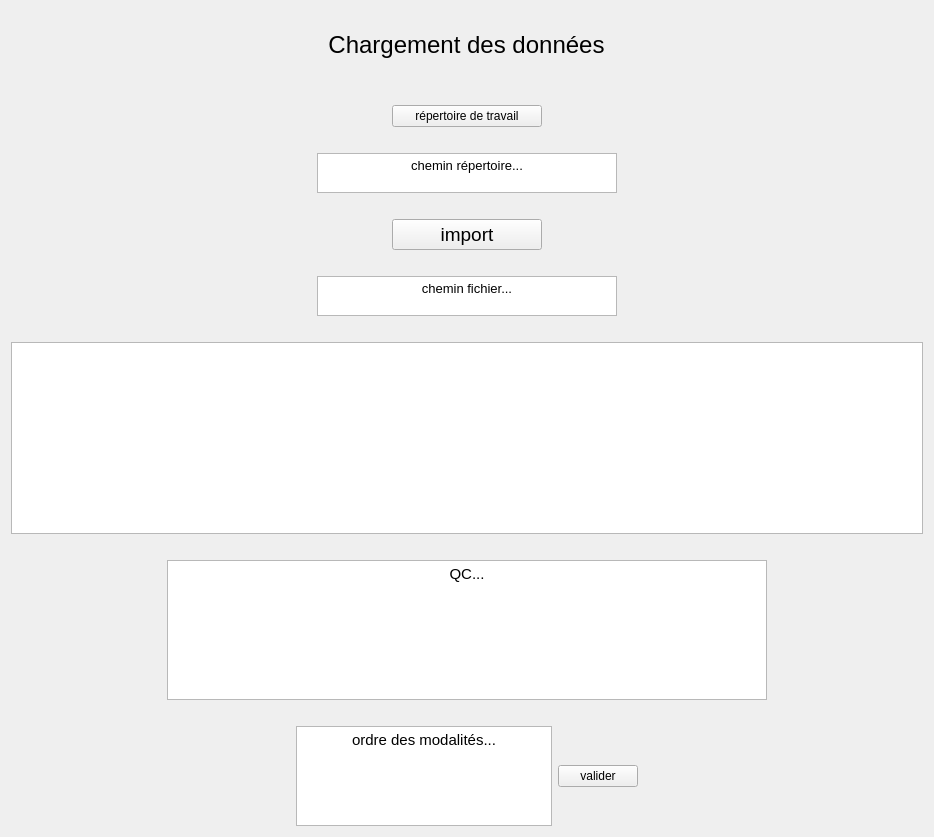
      <widget class="QWidget" name="page">
       <layout class="QGridLayout" name="gridLayout_2">
        <item row="6" column="1">
         <spacer name="verticalSpacer_10">
          <property name="orientation">
           <enum>Qt::Vertical</enum>
          </property>
          <property name="sizeType">
           <enum>QSizePolicy::Fixed</enum>
          </property>
          <property name="sizeHint" stdset="0">
           <size>
            <width>20</width>
            <height>20</height>
           </size>
          </property>
         </spacer>
        </item>
        <item row="1" column="1">
         <layout class="QHBoxLayout" name="horizontalLayout_36">
          <item>
           <widget class="QLabel" name="titre_page1">
            <property name="sizePolicy">
             <sizepolicy hsizetype="Minimum" vsizetype="Preferred">
              <horstretch>0</horstretch>
              <verstretch>0</verstretch>
             </sizepolicy>
            </property>
            <property name="minimumSize">
             <size>
              <width>50</width>
              <height>0</height>
             </size>
            </property>
            <property name="maximumSize">
             <size>
              <width>375</width>
              <height>16777215</height>
             </size>
            </property>
            <property name="font">
             <font>
              <pointsize>18</pointsize>
             </font>
            </property>
            <property name="layoutDirection">
             <enum>Qt::LeftToRight</enum>
            </property>
            <property name="autoFillBackground">
             <bool>true</bool>
            </property>
            <property name="text">
             <string>Chargement des données</string>
            </property>
            <property name="scaledContents">
             <bool>false</bool>
            </property>
            <property name="alignment">
             <set>Qt::AlignCenter</set>
            </property>
            <property name="wordWrap">
             <bool>false</bool>
            </property>
           </widget>
          </item>
         </layout>
        </item>
        <item row="20" column="0" colspan="3">
         <layout class="QHBoxLayout" name="horizontalLayout_28">
          <item>
           <spacer name="horizontalSpacer_41">
            <property name="orientation">
             <enum>Qt::Horizontal</enum>
            </property>
            <property name="sizeType">
             <enum>QSizePolicy::Minimum</enum>
            </property>
            <property name="sizeHint" stdset="0">
             <size>
              <width>40</width>
              <height>20</height>
             </size>
            </property>
           </spacer>
          </item>
          <item>
           <widget class="QTextEdit" name="textEdit3_page1">
            <property name="sizePolicy">
             <sizepolicy hsizetype="Minimum" vsizetype="Minimum">
              <horstretch>0</horstretch>
              <verstretch>0</verstretch>
             </sizepolicy>
            </property>
            <property name="minimumSize">
             <size>
              <width>0</width>
              <height>10</height>
             </size>
            </property>
            <property name="maximumSize">
             <size>
              <width>600</width>
              <height>140</height>
             </size>
            </property>
            <property name="font">
             <font>
              <pointsize>11</pointsize>
             </font>
            </property>
            <property name="markdown">
             <string>QC...

</string>
            </property>
            <property name="html">
             <string>&lt;!DOCTYPE HTML PUBLIC &quot;-//W3C//DTD HTML 4.0//EN&quot; &quot;http://www.w3.org/TR/REC-html40/strict.dtd&quot;&gt;
&lt;html&gt;&lt;head&gt;&lt;meta name=&quot;qrichtext&quot; content=&quot;1&quot; /&gt;&lt;style type=&quot;text/css&quot;&gt;
p, li { white-space: pre-wrap; }
&lt;/style&gt;&lt;/head&gt;&lt;body style=&quot; font-family:'MS Shell Dlg 2'; font-size:11pt; font-weight:400; font-style:normal;&quot;&gt;
&lt;p align=&quot;center&quot; style=&quot; margin-top:7px; margin-bottom:0px; margin-left:0px; margin-right:0px; -qt-block-indent:0; text-indent:0px;&quot;&gt;QC...&lt;/p&gt;&lt;/body&gt;&lt;/html&gt;</string>
            </property>
           </widget>
          </item>
          <item>
           <spacer name="horizontalSpacer_12">
            <property name="orientation">
             <enum>Qt::Horizontal</enum>
            </property>
            <property name="sizeType">
             <enum>QSizePolicy::Minimum</enum>
            </property>
            <property name="sizeHint" stdset="0">
             <size>
              <width>40</width>
              <height>20</height>
             </size>
            </property>
           </spacer>
          </item>
         </layout>
        </item>
        <item row="0" column="1">
         <spacer name="verticalSpacer_5">
          <property name="orientation">
           <enum>Qt::Vertical</enum>
          </property>
          <property name="sizeType">
           <enum>QSizePolicy::Minimum</enum>
          </property>
          <property name="sizeHint" stdset="0">
           <size>
            <width>20</width>
            <height>20</height>
           </size>
          </property>
         </spacer>
        </item>
        <item row="16" column="1">
         <spacer name="verticalSpacer_28">
          <property name="orientation">
           <enum>Qt::Vertical</enum>
          </property>
          <property name="sizeType">
           <enum>QSizePolicy::Minimum</enum>
          </property>
          <property name="sizeHint" stdset="0">
           <size>
            <width>20</width>
            <height>20</height>
           </size>
          </property>
         </spacer>
        </item>
        <item row="4" column="1">
         <layout class="QHBoxLayout" name="horizontalLayout_30">
          <item>
           <spacer name="horizontalSpacer_42">
            <property name="orientation">
             <enum>Qt::Horizontal</enum>
            </property>
            <property name="sizeType">
             <enum>QSizePolicy::Minimum</enum>
            </property>
            <property name="sizeHint" stdset="0">
             <size>
              <width>40</width>
              <height>20</height>
             </size>
            </property>
           </spacer>
          </item>
          <item>
           <widget class="QPushButton" name="dir_page1">
            <property name="sizePolicy">
             <sizepolicy hsizetype="Fixed" vsizetype="Fixed">
              <horstretch>0</horstretch>
              <verstretch>0</verstretch>
             </sizepolicy>
            </property>
            <property name="minimumSize">
             <size>
              <width>50</width>
              <height>0</height>
             </size>
            </property>
            <property name="maximumSize">
             <size>
              <width>150</width>
              <height>16777215</height>
             </size>
            </property>
            <property name="text">
             <string>répertoire de travail</string>
            </property>
           </widget>
          </item>
          <item>
           <spacer name="horizontalSpacer_53">
            <property name="orientation">
             <enum>Qt::Horizontal</enum>
            </property>
            <property name="sizeType">
             <enum>QSizePolicy::Minimum</enum>
            </property>
            <property name="sizeHint" stdset="0">
             <size>
              <width>40</width>
              <height>20</height>
             </size>
            </property>
           </spacer>
          </item>
         </layout>
        </item>
        <item row="9" column="1">
         <spacer name="verticalSpacer_4">
          <property name="orientation">
           <enum>Qt::Vertical</enum>
          </property>
          <property name="sizeType">
           <enum>QSizePolicy::Minimum</enum>
          </property>
          <property name="sizeHint" stdset="0">
           <size>
            <width>20</width>
            <height>20</height>
           </size>
          </property>
         </spacer>
        </item>
        <item row="23" column="1">
         <layout class="QHBoxLayout" name="horizontalLayout_31">
          <item>
           <spacer name="horizontalSpacer_54">
            <property name="orientation">
             <enum>Qt::Horizontal</enum>
            </property>
            <property name="sizeHint" stdset="0">
             <size>
              <width>40</width>
              <height>20</height>
             </size>
            </property>
           </spacer>
          </item>
          <item>
           <widget class="QTextEdit" name="textEdit4_page1">
            <property name="sizePolicy">
             <sizepolicy hsizetype="Fixed" vsizetype="Fixed">
              <horstretch>0</horstretch>
              <verstretch>0</verstretch>
             </sizepolicy>
            </property>
            <property name="minimumSize">
             <size>
              <width>200</width>
              <height>100</height>
             </size>
            </property>
            <property name="maximumSize">
             <size>
              <width>300</width>
              <height>100</height>
             </size>
            </property>
            <property name="font">
             <font>
              <pointsize>11</pointsize>
             </font>
            </property>
            <property name="markdown">
             <string notr="true">ordre des modalités...

</string>
            </property>
            <property name="html">
             <string>&lt;!DOCTYPE HTML PUBLIC &quot;-//W3C//DTD HTML 4.0//EN&quot; &quot;http://www.w3.org/TR/REC-html40/strict.dtd&quot;&gt;
&lt;html&gt;&lt;head&gt;&lt;meta name=&quot;qrichtext&quot; content=&quot;1&quot; /&gt;&lt;style type=&quot;text/css&quot;&gt;
p, li { white-space: pre-wrap; }
&lt;/style&gt;&lt;/head&gt;&lt;body style=&quot; font-family:'MS Shell Dlg 2'; font-size:11pt; font-weight:400; font-style:normal;&quot;&gt;
&lt;p align=&quot;center&quot; style=&quot; margin-top:7px; margin-bottom:0px; margin-left:0px; margin-right:0px; -qt-block-indent:0; text-indent:0px;&quot;&gt;ordre des modalités...&lt;/p&gt;&lt;/body&gt;&lt;/html&gt;</string>
            </property>
            <property name="overwriteMode">
             <bool>false</bool>
            </property>
            <property name="textInteractionFlags">
             <set>Qt::LinksAccessibleByKeyboard|Qt::LinksAccessibleByMouse|Qt::TextBrowserInteraction|Qt::TextEditable|Qt::TextEditorInteraction|Qt::TextSelectableByKeyboard|Qt::TextSelectableByMouse</set>
            </property>
           </widget>
          </item>
          <item>
           <widget class="QPushButton" name="validation_page1">
            <property name="sizePolicy">
             <sizepolicy hsizetype="Fixed" vsizetype="Fixed">
              <horstretch>0</horstretch>
              <verstretch>0</verstretch>
             </sizepolicy>
            </property>
            <property name="maximumSize">
             <size>
              <width>100</width>
              <height>16777215</height>
             </size>
            </property>
            <property name="text">
             <string>valider</string>
            </property>
           </widget>
          </item>
          <item>
           <spacer name="horizontalSpacer_55">
            <property name="orientation">
             <enum>Qt::Horizontal</enum>
            </property>
            <property name="sizeHint" stdset="0">
             <size>
              <width>40</width>
              <height>20</height>
             </size>
            </property>
           </spacer>
          </item>
         </layout>
        </item>
        <item row="18" column="0" colspan="3">
         <widget class="QTableView" name="tableView_page1">
          <property name="sizePolicy">
           <sizepolicy hsizetype="Expanding" vsizetype="Expanding">
            <horstretch>0</horstretch>
            <verstretch>0</verstretch>
           </sizepolicy>
          </property>
         </widget>
        </item>
        <item row="3" column="1">
         <spacer name="verticalSpacer_29">
          <property name="orientation">
           <enum>Qt::Vertical</enum>
          </property>
          <property name="sizeType">
           <enum>QSizePolicy::Minimum</enum>
          </property>
          <property name="sizeHint" stdset="0">
           <size>
            <width>20</width>
            <height>40</height>
           </size>
          </property>
         </spacer>
        </item>
        <item row="19" column="1">
         <spacer name="verticalSpacer">
          <property name="orientation">
           <enum>Qt::Vertical</enum>
          </property>
          <property name="sizeType">
           <enum>QSizePolicy::Minimum</enum>
          </property>
          <property name="sizeHint" stdset="0">
           <size>
            <width>20</width>
            <height>20</height>
           </size>
          </property>
         </spacer>
        </item>
        <item row="14" column="1">
         <layout class="QHBoxLayout" name="horizontalLayout_32">
          <item>
           <spacer name="horizontalSpacer_56">
            <property name="orientation">
             <enum>Qt::Horizontal</enum>
            </property>
            <property name="sizeHint" stdset="0">
             <size>
              <width>40</width>
              <height>20</height>
             </size>
            </property>
           </spacer>
          </item>
          <item>
           <widget class="QTextEdit" name="textEdit2_page1">
            <property name="sizePolicy">
             <sizepolicy hsizetype="Expanding" vsizetype="Ignored">
              <horstretch>0</horstretch>
              <verstretch>0</verstretch>
             </sizepolicy>
            </property>
            <property name="minimumSize">
             <size>
              <width>100</width>
              <height>40</height>
             </size>
            </property>
            <property name="maximumSize">
             <size>
              <width>800</width>
              <height>16777215</height>
             </size>
            </property>
            <property name="font">
             <font>
              <pointsize>10</pointsize>
             </font>
            </property>
            <property name="markdown">
             <string>chemin fichier...

</string>
            </property>
            <property name="html">
             <string>&lt;!DOCTYPE HTML PUBLIC &quot;-//W3C//DTD HTML 4.0//EN&quot; &quot;http://www.w3.org/TR/REC-html40/strict.dtd&quot;&gt;
&lt;html&gt;&lt;head&gt;&lt;meta name=&quot;qrichtext&quot; content=&quot;1&quot; /&gt;&lt;style type=&quot;text/css&quot;&gt;
p, li { white-space: pre-wrap; }
&lt;/style&gt;&lt;/head&gt;&lt;body style=&quot; font-family:'MS Shell Dlg 2'; font-size:10pt; font-weight:400; font-style:normal;&quot;&gt;
&lt;p align=&quot;center&quot; style=&quot; margin-top:6px; margin-bottom:0px; margin-left:0px; margin-right:0px; -qt-block-indent:0; text-indent:0px;&quot;&gt;chemin fichier...&lt;/p&gt;&lt;/body&gt;&lt;/html&gt;</string>
            </property>
           </widget>
          </item>
          <item>
           <spacer name="horizontalSpacer_57">
            <property name="orientation">
             <enum>Qt::Horizontal</enum>
            </property>
            <property name="sizeHint" stdset="0">
             <size>
              <width>40</width>
              <height>20</height>
             </size>
            </property>
           </spacer>
          </item>
         </layout>
        </item>
        <item row="10" column="1">
         <layout class="QHBoxLayout" name="horizontalLayout_29">
          <item>
           <spacer name="horizontalSpacer">
            <property name="orientation">
             <enum>Qt::Horizontal</enum>
            </property>
            <property name="sizeType">
             <enum>QSizePolicy::Minimum</enum>
            </property>
            <property name="sizeHint" stdset="0">
             <size>
              <width>375</width>
              <height>20</height>
             </size>
            </property>
           </spacer>
          </item>
          <item>
           <widget class="QPushButton" name="import_page1">
            <property name="sizePolicy">
             <sizepolicy hsizetype="Fixed" vsizetype="Fixed">
              <horstretch>0</horstretch>
              <verstretch>0</verstretch>
             </sizepolicy>
            </property>
            <property name="minimumSize">
             <size>
              <width>150</width>
              <height>0</height>
             </size>
            </property>
            <property name="font">
             <font>
              <pointsize>14</pointsize>
             </font>
            </property>
            <property name="text">
             <string>import</string>
            </property>
           </widget>
          </item>
          <item>
           <spacer name="horizontalSpacer_2">
            <property name="orientation">
             <enum>Qt::Horizontal</enum>
            </property>
            <property name="sizeType">
             <enum>QSizePolicy::Minimum</enum>
            </property>
            <property name="sizeHint" stdset="0">
             <size>
              <width>375</width>
              <height>20</height>
             </size>
            </property>
           </spacer>
          </item>
         </layout>
        </item>
        <item row="13" column="1">
         <spacer name="verticalSpacer_3">
          <property name="orientation">
           <enum>Qt::Vertical</enum>
          </property>
          <property name="sizeType">
           <enum>QSizePolicy::Fixed</enum>
          </property>
          <property name="sizeHint" stdset="0">
           <size>
            <width>20</width>
            <height>20</height>
           </size>
          </property>
         </spacer>
        </item>
        <item row="22" column="1">
         <spacer name="verticalSpacer_2">
          <property name="orientation">
           <enum>Qt::Vertical</enum>
          </property>
          <property name="sizeType">
           <enum>QSizePolicy::Minimum</enum>
          </property>
          <property name="sizeHint" stdset="0">
           <size>
            <width>20</width>
            <height>20</height>
           </size>
          </property>
         </spacer>
        </item>
        <item row="7" column="1">
         <layout class="QHBoxLayout" name="horizontalLayout_24">
          <item>
           <spacer name="horizontalSpacer_18">
            <property name="orientation">
             <enum>Qt::Horizontal</enum>
            </property>
            <property name="sizeHint" stdset="0">
             <size>
              <width>40</width>
              <height>20</height>
             </size>
            </property>
           </spacer>
          </item>
          <item>
           <widget class="QTextEdit" name="textEdit1_page1">
            <property name="sizePolicy">
             <sizepolicy hsizetype="Expanding" vsizetype="Ignored">
              <horstretch>0</horstretch>
              <verstretch>0</verstretch>
             </sizepolicy>
            </property>
            <property name="minimumSize">
             <size>
              <width>100</width>
              <height>40</height>
             </size>
            </property>
            <property name="maximumSize">
             <size>
              <width>800</width>
              <height>16777215</height>
             </size>
            </property>
            <property name="font">
             <font>
              <pointsize>10</pointsize>
             </font>
            </property>
            <property name="documentTitle">
             <string/>
            </property>
            <property name="markdown">
             <string>chemin répertoire...

</string>
            </property>
            <property name="html">
             <string>&lt;!DOCTYPE HTML PUBLIC &quot;-//W3C//DTD HTML 4.0//EN&quot; &quot;http://www.w3.org/TR/REC-html40/strict.dtd&quot;&gt;
&lt;html&gt;&lt;head&gt;&lt;meta name=&quot;qrichtext&quot; content=&quot;1&quot; /&gt;&lt;style type=&quot;text/css&quot;&gt;
p, li { white-space: pre-wrap; }
&lt;/style&gt;&lt;/head&gt;&lt;body style=&quot; font-family:'MS Shell Dlg 2'; font-size:10pt; font-weight:400; font-style:normal;&quot;&gt;
&lt;p align=&quot;center&quot; style=&quot; margin-top:6px; margin-bottom:0px; margin-left:0px; margin-right:0px; -qt-block-indent:0; text-indent:0px;&quot;&gt;chemin répertoire...&lt;/p&gt;&lt;/body&gt;&lt;/html&gt;</string>
            </property>
           </widget>
          </item>
          <item>
           <spacer name="horizontalSpacer_61">
            <property name="orientation">
             <enum>Qt::Horizontal</enum>
            </property>
            <property name="sizeHint" stdset="0">
             <size>
              <width>40</width>
              <height>20</height>
             </size>
            </property>
           </spacer>
          </item>
         </layout>
        </item>
       </layout>
      </widget>
